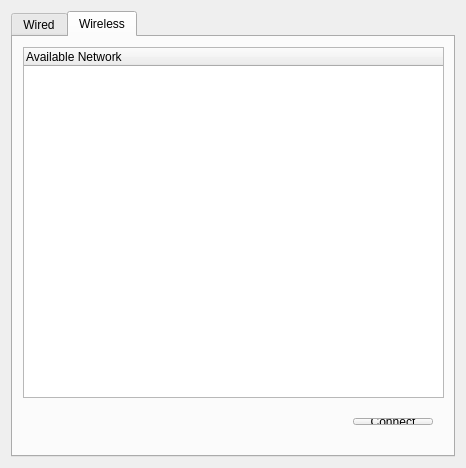
<?xml version="1.0" encoding="UTF-8"?>
<ui version="4.0">
 <class>Dialog</class>
 <widget class="QDialog" name="Dialog">
  <property name="geometry">
   <rect>
    <x>0</x>
    <y>0</y>
    <width>466</width>
    <height>468</height>
   </rect>
  </property>
  <property name="windowTitle">
   <string>Dialog</string>
  </property>
  <layout class="QGridLayout" name="gridLayout">
   <item row="0" column="0">
    <widget class="QTabWidget" name="tabWidget">
     <property name="focusPolicy">
      <enum>Qt::NoFocus</enum>
     </property>
     <property name="tabShape">
      <enum>QTabWidget::Rounded</enum>
     </property>
     <property name="currentIndex">
      <number>1</number>
     </property>
     <widget class="QWidget" name="wired_tab">
      <attribute name="title">
       <string>Wired</string>
      </attribute>
      <widget class="QFrame" name="manualFrame">
       <property name="geometry">
        <rect>
         <x>10</x>
         <y>50</y>
         <width>421</width>
         <height>291</height>
        </rect>
       </property>
       <property name="frameShape">
        <enum>QFrame::StyledPanel</enum>
       </property>
       <property name="frameShadow">
        <enum>QFrame::Raised</enum>
       </property>
       <layout class="QGridLayout" name="gridLayout_5">
        <item row="0" column="0">
         <layout class="QGridLayout" name="gridLayout_4">
          <item row="0" column="0">
           <widget class="QGroupBox" name="groupBox">
            <property name="title">
             <string>Address</string>
            </property>
            <layout class="QGridLayout" name="gridLayout_2">
             <item row="0" column="0">
              <layout class="QHBoxLayout" name="horizontalLayout_2">
               <item>
                <layout class="QVBoxLayout" name="verticalLayout_2">
                 <item>
                  <widget class="QLabel" name="label_2">
                   <property name="text">
                    <string>IP Address</string>
                   </property>
                  </widget>
                 </item>
                 <item>
                  <widget class="QLabel" name="label_3">
                   <property name="text">
                    <string>Net Mask</string>
                   </property>
                  </widget>
                 </item>
                 <item>
                  <widget class="QLabel" name="label_4">
                   <property name="text">
                    <string>Gateway</string>
                   </property>
                  </widget>
                 </item>
                </layout>
               </item>
               <item>
                <layout class="QVBoxLayout" name="verticalLayout">
                 <item>
                  <widget class="QLineEdit" name="IPAddress"/>
                 </item>
                 <item>
                  <widget class="QLineEdit" name="netMask"/>
                 </item>
                 <item>
                  <widget class="QLineEdit" name="gateway"/>
                 </item>
                </layout>
               </item>
              </layout>
             </item>
            </layout>
           </widget>
          </item>
          <item row="1" column="0">
           <widget class="QGroupBox" name="groupBox_2">
            <property name="title">
             <string>Name Servers</string>
            </property>
            <property name="flat">
             <bool>false</bool>
            </property>
            <layout class="QGridLayout" name="gridLayout_3">
             <item row="0" column="0">
              <layout class="QHBoxLayout" name="horizontalLayout_3">
               <item>
                <layout class="QVBoxLayout" name="verticalLayout_4">
                 <item>
                  <widget class="QLabel" name="label_5">
                   <property name="text">
                    <string>DNS Primary</string>
                   </property>
                  </widget>
                 </item>
                 <item>
                  <widget class="QLabel" name="label_6">
                   <property name="text">
                    <string>DNS Secondary</string>
                   </property>
                  </widget>
                 </item>
                </layout>
               </item>
               <item>
                <layout class="QVBoxLayout" name="verticalLayout_3">
                 <item>
                  <widget class="QLineEdit" name="dnsPrimary"/>
                 </item>
                 <item>
                  <widget class="QLineEdit" name="dnsSecondary"/>
                 </item>
                </layout>
               </item>
              </layout>
             </item>
            </layout>
           </widget>
          </item>
         </layout>
        </item>
       </layout>
      </widget>
      <widget class="QWidget" name="layoutWidget">
       <property name="geometry">
        <rect>
         <x>10</x>
         <y>360</y>
         <width>421</width>
         <height>29</height>
        </rect>
       </property>
       <layout class="QHBoxLayout" name="horizontalLayout_4">
        <item>
         <spacer name="horizontalSpacer">
          <property name="orientation">
           <enum>Qt::Horizontal</enum>
          </property>
          <property name="sizeHint" stdset="0">
           <size>
            <width>218</width>
            <height>20</height>
           </size>
          </property>
         </spacer>
        </item>
        <item>
         <widget class="QPushButton" name="connectPushButton">
          <property name="text">
           <string>Connect</string>
          </property>
         </widget>
        </item>
       </layout>
      </widget>
      <widget class="QWidget" name="layoutWidget">
       <property name="geometry">
        <rect>
         <x>10</x>
         <y>10</y>
         <width>421</width>
         <height>29</height>
        </rect>
       </property>
       <layout class="QHBoxLayout" name="horizontalLayout">
        <item>
         <spacer name="horizontalSpacer_2">
          <property name="orientation">
           <enum>Qt::Horizontal</enum>
          </property>
          <property name="sizeHint" stdset="0">
           <size>
            <width>168</width>
            <height>20</height>
           </size>
          </property>
         </spacer>
        </item>
        <item>
         <widget class="QLabel" name="label">
          <property name="text">
           <string>Configuration</string>
          </property>
         </widget>
        </item>
        <item>
         <widget class="QComboBox" name="configurationCombo">
          <property name="focusPolicy">
           <enum>Qt::NoFocus</enum>
          </property>
          <item>
           <property name="text">
            <string>Manual</string>
           </property>
          </item>
          <item>
           <property name="text">
            <string>Automatic</string>
           </property>
          </item>
         </widget>
        </item>
       </layout>
      </widget>
      <widget class="QFrame" name="automaticFrame">
       <property name="geometry">
        <rect>
         <x>10</x>
         <y>356</y>
         <width>421</width>
         <height>241</height>
        </rect>
       </property>
       <property name="frameShape">
        <enum>QFrame::StyledPanel</enum>
       </property>
       <property name="frameShadow">
        <enum>QFrame::Raised</enum>
       </property>
       <widget class="QWidget" name="layoutWidget">
        <property name="geometry">
         <rect>
          <x>10</x>
          <y>10</y>
          <width>401</width>
          <height>64</height>
         </rect>
        </property>
        <layout class="QHBoxLayout" name="horizontalLayout_5">
         <item>
          <layout class="QVBoxLayout" name="verticalLayout_6">
           <item>
            <widget class="QLabel" name="label_7">
             <property name="text">
              <string>DHCP Hostname</string>
             </property>
            </widget>
           </item>
           <item>
            <widget class="QLabel" name="label_8">
             <property name="text">
              <string>Name Servers</string>
             </property>
            </widget>
           </item>
          </layout>
         </item>
         <item>
          <layout class="QVBoxLayout" name="verticalLayout_5">
           <item>
            <widget class="QLineEdit" name="DHCPHostname"/>
           </item>
           <item>
            <widget class="QLineEdit" name="nameServerAuto"/>
           </item>
          </layout>
         </item>
        </layout>
       </widget>
      </widget>
     </widget>
     <widget class="QWidget" name="wireless_tab">
      <attribute name="title">
       <string>Wireless</string>
      </attribute>
      <widget class="QTreeWidget" name="treeWidget">
       <property name="geometry">
        <rect>
         <x>10</x>
         <y>10</y>
         <width>421</width>
         <height>351</height>
        </rect>
       </property>
       <column>
        <property name="text">
         <string>Available Network</string>
        </property>
       </column>
      </widget>
      <widget class="QWidget" name="layoutWidget">
       <property name="geometry">
        <rect>
         <x>10</x>
         <y>370</y>
         <width>421</width>
         <height>29</height>
        </rect>
       </property>
       <layout class="QHBoxLayout" name="horizontalLayout_6">
        <item>
         <spacer name="horizontalSpacer_3">
          <property name="orientation">
           <enum>Qt::Horizontal</enum>
          </property>
          <property name="sizeHint" stdset="0">
           <size>
            <width>258</width>
            <height>20</height>
           </size>
          </property>
         </spacer>
        </item>
        <item>
         <widget class="QPushButton" name="connectWireless">
          <property name="text">
           <string>Connect</string>
          </property>
         </widget>
        </item>
       </layout>
      </widget>
     </widget>
    </widget>
   </item>
  </layout>
 </widget>
 <layoutdefault spacing="6" margin="11"/>
 <resources/>
 <connections/>
</ui>
